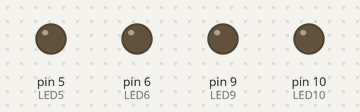
The sketch below on a simulated Arduino Uno, built with avr-gcc and run on an emulated ATmega328P. Parts: output pins drawn as LEDs (lit = HIGH).

Above: at 0.15 s.
At 3.75 s:
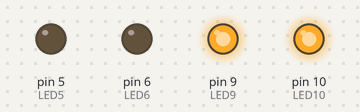
At 7.66 s:
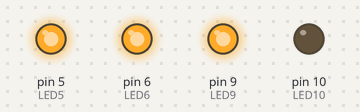
At 18.79 s:
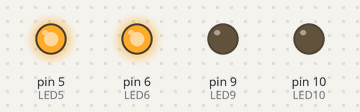
At 26.91 s:
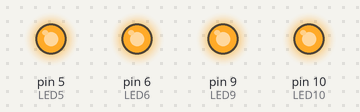
At 39.84 s:
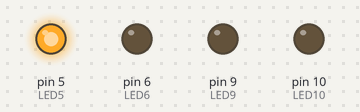
Timing chart, 0 to 40.0 s (numbered marks = the images above):
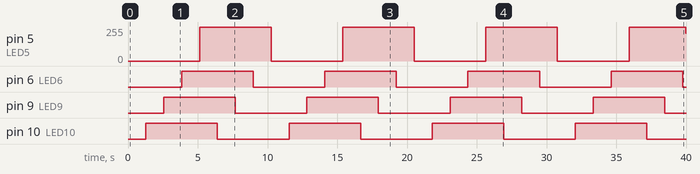

Measured:
- by itself, pin 5 (LED5): 0/255 → 255/255 at 5.1 s, → 0/255 5.1 s later, → 255/255 5.1 s later, → 0/255 5.1 s later, … (8 changes in this stretch)
- by itself, pin 6 (LED6), pin 9 (LED9), pin 10 (LED10): alternates HIGH for 5.1 s and LOW for 5.1 s

The sketch:

p70.ino
```cpp
#define LED10 10
#define LED9 9
#define LED6 6
#define LED5 5

void setup() {
  pinMode(LED10, OUTPUT);
  pinMode(LED9, OUTPUT);
  pinMode(LED6, OUTPUT);
  pinMode(LED5, OUTPUT);
}

void loop() {
  int i,j;

  // LED10を明るくする
  for(i = 0; i < 256; i++ ){
    analogWrite(LED10, i);
    delay(5);
  }
  // LED9を明るくする
  for(i = 0; i < 256; i++) {
    analogWrite(LED9, i);
    delay(5);
  }
  // LED6を明るくする
  for(i = 0; i < 256; i++) {
    analogWrite(LED6, i);
    delay(5);
  }
  // LED5を明るくする
  for(i = 0;i < 256; i++) {
    analogWrite(LED5, i);
    delay(5);
  }

  // LED10を暗くする
  for(i = 255; i > -1; i-- ){
    analogWrite(LED10, i);
    delay(5);
  }
  // LED9を暗くする
  for(i = 255; i > -1; i-- ){
    analogWrite(LED9, i);
    delay(5);
  }
  // LED6を暗くする
  for(i = 255; i > -1; i-- ){
    analogWrite(LED6, i);
    delay(5);
  }
  // LED5を暗くする
  for(i = 255; i > -1; i-- ){
    analogWrite(LED5, i);
    delay(5);
  }
}
```
